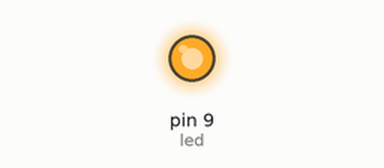
Simulated run of this sketch. Board: Arduino Uno, built for the host (arithmetic inside an expression is 32-bit, double 64-bit). Parts: output pins drawn as LEDs (lit = HIGH). What the sketch prints to the serial monitor is not drawn.

Above: at 0.1 s.
At 5.1 s:
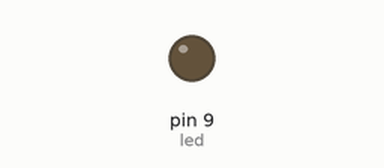
Timing chart, 0 to 6.6 s (numbered marks = the images above):
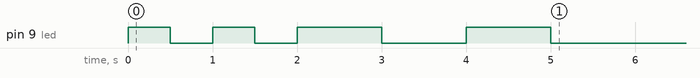

The sketch:

backSoon.ino
```cpp
// (licence header left out)
#include <EtherCard.h>

#define STATIC 1  // set to 1 to disable DHCP (adjust myip/gwip values below)

// Pin 9 has an LED connected on most Arduino boards.
// give it a name:
int led = 9;

#if STATIC
// ethernet interface ip address
static byte myip[] = { 192,168,1,200 };
// gateway ip address
static byte gwip[] = { 192,168,1,10 };
#endif

// ethernet mac address - must be unique on your network
static byte mymac[] = { 0x74,0x69,0x69,0x2D,0x31,0x31 };

byte Ethernet::buffer[500]; // tcp/ip send and receive buffer

const char page[] PROGMEM =
"HTTP/1.0 503 Service Unavailable\r\n"
"Content-Type: text/html\r\n"
"Retry-After: 600\r\n"
"\r\n"
"<html>"
  "<head><title>"
    "Service Temporarily Unavailable"
  "</title></head>"
  "<body>"
    "<h3>This service is currently unavailable</h3>"
    "<p><em>"
      "The main server is currently off-line.<br />"
      "Please try again later."
    "</em></p>"
  "</body>"
"</html>"
;

void setup(){
  pinMode(led, OUTPUT);
  Serial.begin(57600);
  Serial.println("\n[backSoon]");
  multiFlash(500, 2);
  if (ether.begin(sizeof Ethernet::buffer, mymac) == 0)
  {
    Serial.println( "Failed to access Ethernet controller");
    multiFlash(500, 10);
  }
#if STATIC
  ether.staticSetup(myip, gwip);
#else
  if (!ether.dhcpSetup())
  {
    Serial.println("DHCP failed");

multiFlash(500, 5);
  }
  #endif

  ether.printIp("IP:  ", ether.myip);
  ether.printIp("GW:  ", ether.gwip);
  ether.printIp("DNS: ", ether.dnsip);

   multiFlash(1000, 2);
}

void multiFlash(int frequency, int times)
{
  for (int i = 0; i < times;++i)
  {
   digitalWrite(led, HIGH);   // turn the LED on (HIGH is the voltage level)
   delay(frequency);               // wait for a second
   digitalWrite(led, LOW);    // turn the LED off by making the voltage LOW
   delay(frequency);               // wait for a second
  }
}

void printBuffer(int offset, int length)
{
  Serial.println("Buffer Print");
  Serial.println("============");

  for (int i = 0; i < length;++i)
  {
    if ((i % 8) == 0)
      Serial.println("");

    if (Ethernet::buffer[offset + i] < 16)
    Serial.print(" 0x0");
    else
    Serial.print(" 0x");

    Serial.print(Ethernet::buffer[offset + i], HEX);
  }

  Serial.println("");
    Serial.println("****** Buffer Print End *******");

}

void loop(){
  // wait for an incoming TCP packet, but ignore its contents
  word length = ether.packetReceive();
  word offset = ether.packetLoop(length);

  if (offset)
  {
      printBuffer(offset, length - offset);

    memcpy_P(ether.tcpOffset(), page, sizeof(page));
    ether.httpServerReply(sizeof(page) - 1);
  }
}
```
